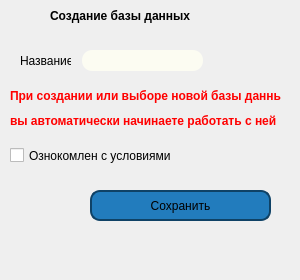
         <widget class="QWidget" name="create_database">
          <widget class="QPushButton" name="save_new_database_button">
           <property name="geometry">
            <rect>
             <x>90</x>
             <y>190</y>
             <width>181</width>
             <height>31</height>
            </rect>
           </property>
           <property name="styleSheet">
            <string notr="true">QPushButton {
    border: 2px solid #0f4266;
    border-radius: 10px;
    background: #227cbd;
    padding: 5px;
    }

QPushButton:hover {
    background: #31c3d6;
    }</string>
           </property>
           <property name="text">
            <string>Сохранить</string>
           </property>
          </widget>
          <widget class="QLabel" name="label_4">
           <property name="geometry">
            <rect>
             <x>50</x>
             <y>0</y>
             <width>151</width>
             <height>31</height>
            </rect>
           </property>
           <property name="font">
            <font>
             <weight>75</weight>
             <bold>true</bold>
            </font>
           </property>
           <property name="text">
            <string>Создание базы данных</string>
           </property>
          </widget>
          <widget class="QLineEdit" name="name_new_database">
           <property name="geometry">
            <rect>
             <x>82</x>
             <y>50</y>
             <width>121</width>
             <height>21</height>
            </rect>
           </property>
           <property name="styleSheet">
            <string notr="true">background: #fcfcf2;   border-radius: 10px</string>
           </property>
          </widget>
          <widget class="QCheckBox" name="check_new_database">
           <property name="geometry">
            <rect>
             <x>10</x>
             <y>140</y>
             <width>171</width>
             <height>31</height>
            </rect>
           </property>
           <property name="text">
            <string>Ознокомлен с условиями</string>
           </property>
          </widget>
          <widget class="QLabel" name="label_7">
           <property name="geometry">
            <rect>
             <x>20</x>
             <y>50</y>
             <width>51</width>
             <height>21</height>
            </rect>
           </property>
           <property name="text">
            <string>Название:</string>
           </property>
          </widget>
          <widget class="QLabel" name="label_11">
           <property name="geometry">
            <rect>
             <x>10</x>
             <y>80</y>
             <width>271</width>
             <height>31</height>
            </rect>
           </property>
           <property name="font">
            <font>
             <weight>75</weight>
             <bold>true</bold>
            </font>
           </property>
           <property name="styleSheet">
            <string notr="true">color: #f00</string>
           </property>
           <property name="text">
            <string>При создании или выборе новой базы данных</string>
           </property>
          </widget>
          <widget class="QLabel" name="label_12">
           <property name="geometry">
            <rect>
             <x>10</x>
             <y>110</y>
             <width>271</width>
             <height>21</height>
            </rect>
           </property>
           <property name="font">
            <font>
             <weight>75</weight>
             <bold>true</bold>
            </font>
           </property>
           <property name="styleSheet">
            <string notr="true">color: #f00</string>
           </property>
           <property name="text">
            <string>вы автоматически начинаете работать с ней</string>
           </property>
          </widget>
          <widget class="QLabel" name="error_create_database_text">
           <property name="geometry">
            <rect>
             <x>20</x>
             <y>250</y>
             <width>271</width>
             <height>21</height>
            </rect>
           </property>
           <property name="font">
            <font>
             <weight>75</weight>
             <bold>true</bold>
            </font>
           </property>
           <property name="styleSheet">
            <string notr="true">color: #f00</string>
           </property>
           <property name="text">
            <string/>
           </property>
          </widget>
         </widget>
